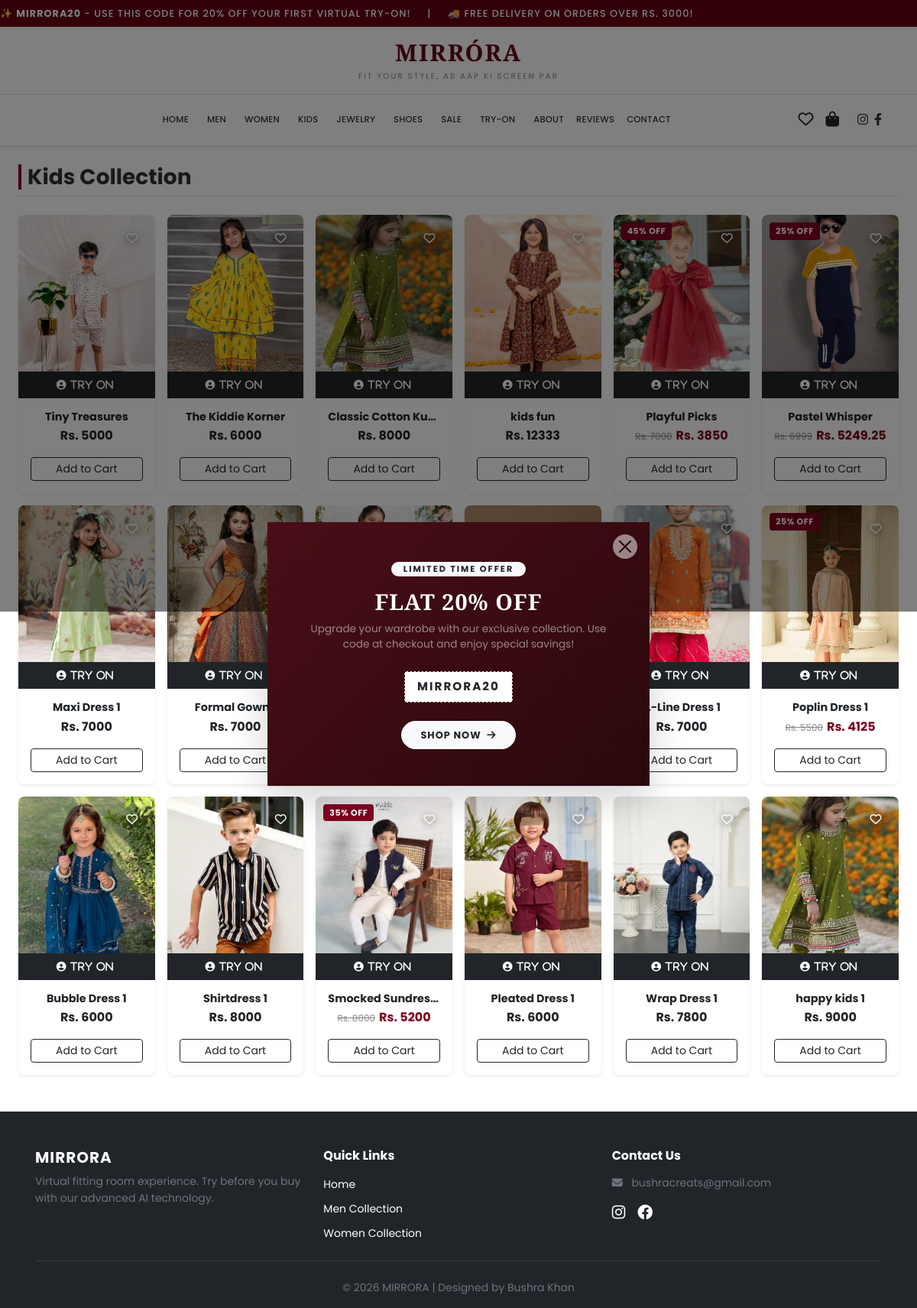
Page /kids.php on the committed database.
### tables this page shows
CREATE TABLE IF NOT EXISTS `products` (
  `id` int NOT NULL AUTO_INCREMENT,
  `name` varchar(255) DEFAULT NULL,
  `category` varchar(100) DEFAULT NULL,
  `price` double DEFAULT NULL,
  `description` text,
  `size` varchar(255) DEFAULT NULL,
  `color` varchar(255) DEFAULT NULL,
  `images` text,
  `image` varchar(255) NOT NULL,
  `discount_percent` int DEFAULT '0',
  PRIMARY KEY (`id`)
);

### kids.php (the view)
<?php
include 'header.php';
include 'config.php';
?>
<div class="container-fluid px-4 mt-4 mb-5">
    <div class="d-flex align-items-center mb-4 mt-4 border-bottom pb-2">
        <h3 class="m-0 fw-bold ps-2 category-heading">Kids Collection</h3>
    </div>
    <div class="row g-3 mb-5">
        <?php
        $query = "SELECT * FROM products WHERE category = 'Kids'";
        $result = mysqli_query($conn, $query);
        if (mysqli_num_rows($result) > 0) {
            while($row = mysqli_fetch_assoc($result)):
        ?>
            <div class="col-6 col-sm-4 col-md-3 col-lg-2">
                <div class="card h-100 shadow-sm product-card">
                    <div class="position-relative overflow-hidden product-img-wrapper" style="position: relative !important;">
<a href="wishlist.php?action=add&id=<?php echo $row['id']; ?>" class="wishlist-icon-btn" title="Add to Wishlist">
    <i class="far fa-heart"></i>
</a>
                        <?php
                        if (isset($row['discount_percent']) && $row['discount_percent'] > 0) {
                            echo '<span class="custom-discount-badge" style="position: absolute !important; top: 10px !important; left: 10px !important; background-color: #800020 !important; color: #fff !important; padding: 3px 8px !important; font-size: 11px !important; font-weight: bold !important; border-radius: 4px !important; z-index: 99 !important;">' . $row['discount_percent'] . '% OFF</span>';
                        }
                        ?>
                        <a href="product-details.php?id=<?php echo $row['id']; ?>">
                            <img src="assets/images/<?php echo $row['images']; ?>" class="card-img-top product-img" alt="Product">
                        </a>
                        <div class="try-on-overlay">
                            <a href="tryon.php?id=<?php echo $row['id']; ?>" class="btn btn-dark btn-sm w-100 rounded-0 fw-bold text-decoration-none py-2" style="letter-spacing: 1px; font-size: 0.80rem;">
                                <i class="fas fa-user-circle me-1"><span> TRY ON</span></i>
                            </a>
                        </div>
                    </div>
                    <div class="card-body text-center d-flex flex-column">
                        <h6 class="fw-bold mb-1">
                            <a href="product-details.php?id=<?php echo $row['id']; ?>" class="text-dark text-decoration-none"><?php echo $row['name']; ?></a>
                        </h6>
                        <div class="price-box mb-3 mt-auto">
                            <?php
                            $original_price = $row['price'];
                            $discount_percent = isset($row['discount_percent']) ? $row['discount_percent'] : 0;
                            if ($discount_percent > 0) {
                                $discount_amount = ($original_price * $discount_percent) / 100;
                                $final_price = $original_price - $discount_amount;
                                echo '<span class="old-price" style="text-decoration: line-through; color: #888; font-size: 12px; margin-right: 5px;">Rs. ' . $original_price . '</span>';
                                echo '<span class="new-price fw-bold" style="color: #800020;">Rs. ' . $final_price . '</span>';
                            } else {
                                echo '<span class="fw-bold text-dark">Rs. ' . $original_price . '</span>';
                            }
                            ?>
                        </div>
                        <a href="cart.php?action=add&id=<?php echo $row['id']; ?>" class="btn btn-outline-dark btn-sm w-100 text-decoration-none">Add to Cart</a>
                    </div>
                </div>
            </div>
        <?php
            endwhile;
        } else {
            echo "<div class='col-12'><p class='text-muted small fst-italic ps-2'>No products found in Kids collection.</p></div>";
        }
        ?>
    </div>
</div>
<?php include 'footer.php'; ?>

### style.css (style rules this page uses)
:root { --primary-maroon:#660014; --border-color:#e5e5e5; --primary-red:#722F37; --light-red-bg:#f9f2f2; --border-red:#e6cdcd; }
body { font-family:'Poppins',sans-serif; color:#2b2b2b; background:#fff; }
:root { --primary-red: #722F37; --light-red-bg: #f9f2f2; --border-red: #e6cdcd; }
body { font-family: 'Poppins', sans-serif; color: #2b2b2b; background-color: #fff; }
.product-card { transition: transform 0.3s ease, box-shadow 0.3s ease; background: #fff; border-radius: 8px; overflow: hidden; }
.product-img { height: 260px; object-fit: cover; transition: transform 0.5s ease; }
.product-card .position-relative { position: relative; overflow: hidden; }
.try-on-overlay { position: absolute; bottom: 0; left: 0; width: 100%; background: rgba(0, 0, 0, 0.75); backdrop-filter: blur(4px); pointer-events: auto; z-index: 2; }
.btn-dark { background-color: #212529; border: none; }
.card-body h6 { font-family: 'Poppins', sans-serif; font-size: 0.90rem; color: #333; white-space: nowrap; overflow: hidden; text-overflow: ellipsis; }
.product-card .product-img { height: 260px !important; object-fit: cover !important; }
.product-img { width:100%; height:260px; object-fit:cover; }
.product-card { position: relative; background: #fff; border: none; box-shadow: 0 0.125rem 0.25rem rgba(0, 0, 0, 0.075); transition: transform 0.2s ease-in-out; }
.product-img { width: 100%; height: 200px; object-fit: cover; }
.custom-discount-badge { position: absolute; top: 10px; left: 10px; background-color: #800020; color: #ffffff; padding: 4px 8px; font-size: 11px; font-weight: bold; border-radius: 4px; z-index: 5; letter-spacing: 0.5px; }
.old-price { text-decoration: line-through; color: #888; font-size: 13px; margin-right: 6px; }
.new-price { color: #800020; font-weight: bold; }
.category-heading { border-left: 4px solid #800020; color: #333; }
.product-card { position: relative; background: #fff; border: none; border-radius: 8px; box-shadow: 0 0.125rem 0.25rem rgba(0, 0, 0, 0.075); transition: transform 0.3s ease, box-shadow 0.3s ease; overflow: hidden; }
.product-img-wrapper { position: relative; overflow: hidden; }
.product-card .product-img { width: 100%; height: 240px !important; object-fit: cover !important; transition: transform 0.5s ease; }
.custom-discount-badge { position: absolute; top: 10px; left: 10px; background-color: #800020; color: #ffffff; padding: 4px 8px; font-size: 11px; font-weight: bold; border-radius: 4px; z-index: 10; letter-spacing: 0.5px; }
.category-heading { border-left: 4px solid #800020; color: #333; padding-left: 10px; }
.wishlist-icon-btn { position: absolute; top: 12px; right: 12px; background: transparent !important; border: none !important; width: 36px; height: 36px; display: flex; align-items: center; justify-content: center; color: #ffffff !important; filter: drop-shadow(0px 2px 5px rgba(0, 0, 0, 0.8)); transition: transform 0.2s ease, color 0.2s ease; z-index: 99; text-decoration: none; cursor: pointer; padding: 0; }
.wishlist-icon-btn i { font-size: 18px; color: inherit; }
.wishlist-icon-btn i { font-size: 15px; }

### rows in the picture
products: images (picture), name "Tiny Treasures", price "5000"
products: images (picture), name "The Kiddie Korner", price "6000"
products: images (picture), name "Classic Cotton Ku…", price "8000"
products: images (picture), name "kids fun", price "12333"
products: discount_percent "45", images (picture), name "Playful Picks", price "7000", final_price "3850"
products: discount_percent "25", images (picture), name "Pastel Whisper", price "6999", final_price "5249.25"
products: images (picture), name "Maxi Dress 1", price "7000"
products: images (picture), name "Formal Gown 1", price "7000"
products: images (picture), name "A-Line Dress 1", price "7000"
products: discount_percent "25", images (picture), name "Poplin Dress 1", price "5500", final_price "4125"
products: images (picture), name "Bubble Dress 1", price "6000"
products: images (picture), name "Shirtdress 1", price "8000"
products: discount_percent "35", images (picture), name "Smocked Sundres…", price "8000", final_price "5200"
products: images (picture), name "Pleated Dress 1", price "6000"
products: images (picture), name "Wrap Dress 1", price "7800"
products: images (picture), name "happy kids 1", price "9000"

### other values in the picture
$cat "MEN"
$cat "WOMEN"
$cat "KIDS"
$cat "JEWELRY"
$cat "SHOES"
